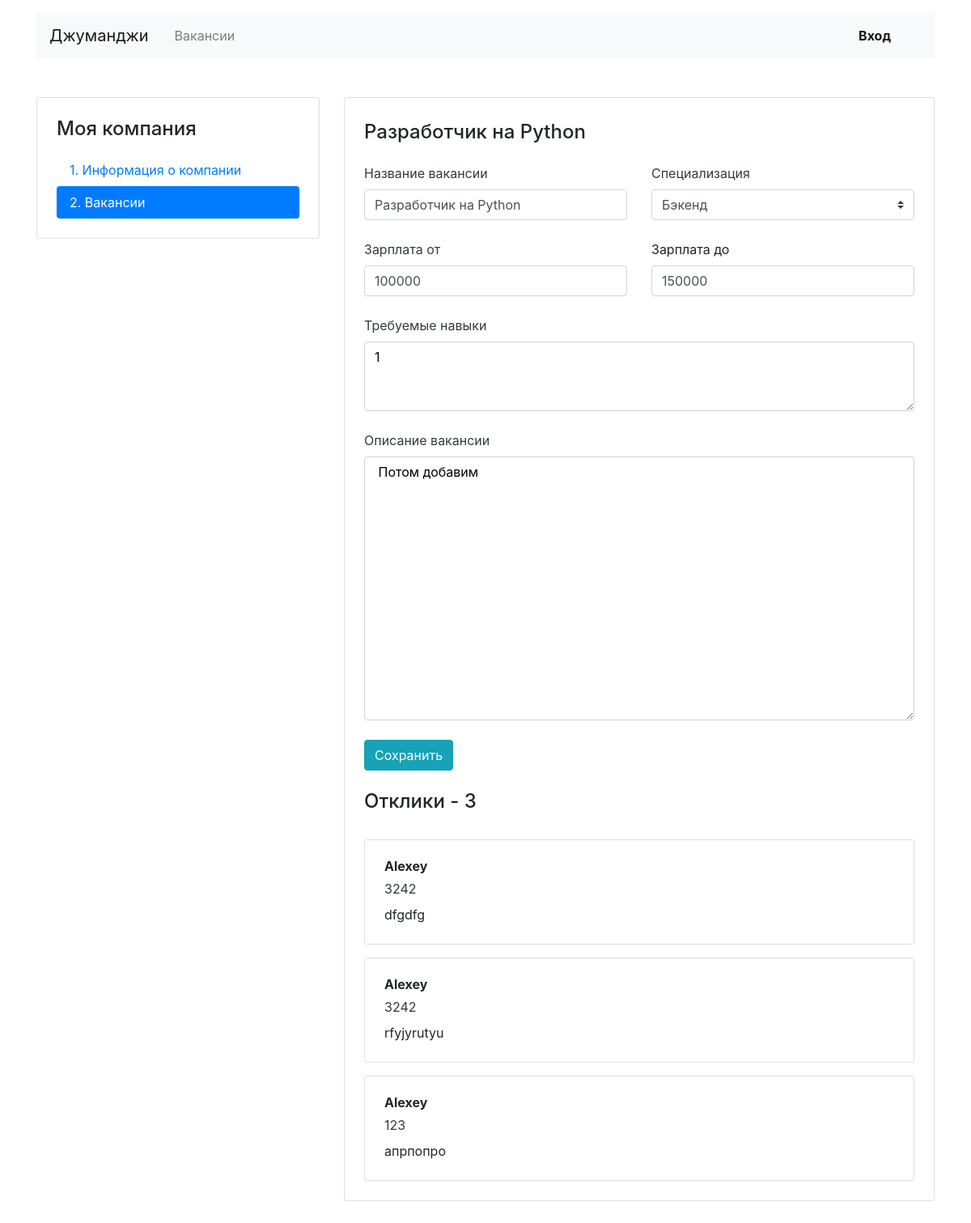
Page /edit-vacancy/36/ on the committed database.
### jumanji/models.py (models this page shows)
class Vacancy(models.Model):
    title = models.CharField(max_length=64)
    specialty = models.ForeignKey(Specialty, on_delete=models.CASCADE, related_name='vacancies')
    company = models.ForeignKey(Company, on_delete=models.CASCADE, related_name='vacancies')
    salary_min = models.IntegerField()
    salary_max = models.IntegerField()
    published_at = models.DateField(auto_now_add=True)
    skills = models.CharField(max_length=600)
    description = models.CharField(max_length=5000)

class Application(models.Model):
    written_username = models.CharField(max_length=64)
    written_phone = models.IntegerField()
    written_cover_letter = models.TextField(max_length=1200)
    vacancy = models.ForeignKey(Vacancy, on_delete=models.CASCADE, related_name='applications')
    user = models.ForeignKey(get_user_model(), on_delete=models.CASCADE, related_name='applications')

### jumanji/views.py (the view, shortened to what this page needs)
# urls.py: path('edit-vacancy/<int:vacancy_id>/', OwnCompanyVacancyEdit.as_view(), name='edit-vacancy')
class OwnCompanyVacancyEdit(View):
    def get(self, request, vacancy_id):
        specialities = Specialty.objects.all()
        vacancy = Vacancy.objects.filter(id=vacancy_id).first()
        applications = Application.objects.filter(vacancy_id=vacancy.id)
        amount_applications = len(applications)
        if vacancy is not None:
            return render(request, 'jumanji/vacancy-edit.html', context={'vacancy': vacancy,
                                                                         'applications': applications,
                                                                         'specialities': specialities,
                                                                         'amount_applications': amount_applications})
        else:
            return redirect(reverse('create-vacancy'))

### jumanji/templates/jumanji/vacancy-edit.html (shortened to what this page needs)
{% extends 'jumanji/base.html' %}
{% block container %}
  <main class="container mt-3 pb-5">
    <div class="row mt-5">
      <div class="col-12 col-lg-4">
        <aside class="pt-3 pb-4 px-4 mb-5 card">
          <h1 class="h4 pt-2 pb-2">Моя компания</h1>
          <div class="nav flex-column nav-pills">
            <a class="nav-link" href="{% url 'own-company-edit' %}">1. Информация о&nbsp;компании</a>
            <a class="nav-link active" href="{% url 'vacancies-suggest' %}">2. Вакансии</a>
          </div>
        </aside>
      </div>
      <div class="col-12 col-lg-8">
        <div class="card">
          <div class="card-body px-4 pb-4 tab-content">
            <section>
              <h2 class="h4 pt-2 pb-3">{{ vacancy.title }}</h2>
              <form enctype="multipart/form-data" method="post">{% csrf_token %}
                <div class="row">
                  <div class="col-12 col-md-6">
                    <div class="form-group pb-2">
                      <label class="mb-2 text-dark" for="vacancyTitle">Название вакансии</label>
                      <input class="form-control" type="text" name="title" value="{{ vacancy.title }}" id="vacancyTitle">
                    </div>
                  </div>
                  <div class="col-12 col-md-6">
                    <div class="form-group pb-2">
                      <label class="mb-2 text-dark" for="userSpecialization">Специализация</label>
                      <select class="custom-select mr-sm-2" name="specialty" id="userSpecialization">
                      {% for specialty in specialities %}
                          {% if vacancy.specialty_id == specialty.id %}
                        <option selected value="{{ specialty.id }}">{{ specialty.title }}</option>
                              {% elif specialty.id != vacancy.specialty_id %}
                        <option value="{{ specialty.id }}">{{ specialty.title }}</option>
                          {% endif %}
                          {% endfor %}
                      </select>
                    </div>
                  </div>
                </div>
                <div class="row">
                  <div class="col-12 col-md-6">
                    <div class="form-group pb-2">
                      <label class="mb-2 text-dark" for="vacancySalaryMin">Зарплата от</label>
                      <input class="form-control" type="text" name="salary_min" value="{{ vacancy.salary_min }}" id="vacancySalaryMin">
                    </div>
                  </div>
                  <div class="col-12 col-md-6">
                    <div class="form-group pb-2">
                      <label class="mb-2" for="vacancySalaryMax">Зарплата до</label>
                      <input class="form-control" type="text" name="salary_max" value="{{ vacancy.salary_max }}" id="vacancySalaryMax">
                    </div>
                  </div>
                </div>
                <div class="form-group pb-2">
                  <label class="mb-2 text-dark" for="vacancySkills">Требуемые навыки</label>
                  <textarea class="form-control" rows="3" name="skills" id="vacancySkills" style="color:#000;">{{ vacancy.skills }}</textarea>
                </div>
                <div class="form-group pb-2">
                  <label class="mb-2 text-dark" for="vacancyDescription">Описание вакансии</label>
                  <textarea class="form-control" rows="13" name="description" id="vacancyDescription" style="color:#000;"> {{ vacancy.description }}
                  </textarea>
                </div>
                <div class="form-group">
                  <input type="submit" class="btn btn-info" value="Сохранить">
                </div>
              </form>
              <h2 class="h4 pt-2 pb-3">Отклики - {{ amount_applications }}</h2>
                {% for application in applications %}
              <div class="card mt-3">
                <div class="card-body px-4">
                  <p class="mb-1 font-weight-bold">{{ application.written_username }}</p>
                  <p class="mb-2"><a href="tel:+79002842324" class="text-dark">{{ application.written_phone }}</a></p>
                  <p class="mb-1">{{ application.written_cover_letter }}</p>
                </div>
              </div>
                {% endfor %}
            </section>
          </div>
        </div>
      </div>
    </div>
  </main>
{% endblock %}

### rows in the picture
Vacancy: title "Разработчик на Python", salary_min "100000", salary_max "150000", skills "1", description "Потом добавим"
Application: written_username "Alexey", written_phone "3242", written_cover_letter "dfgdfg"
Application: written_username "Alexey", written_phone "3242", written_cover_letter "rfyjyrutyu"
Application: written_username "Alexey", written_phone "123", written_cover_letter "апрпопро"

### other values in the picture
{{ amount_applications }} "3"
form field specialty "Бэкенд"
